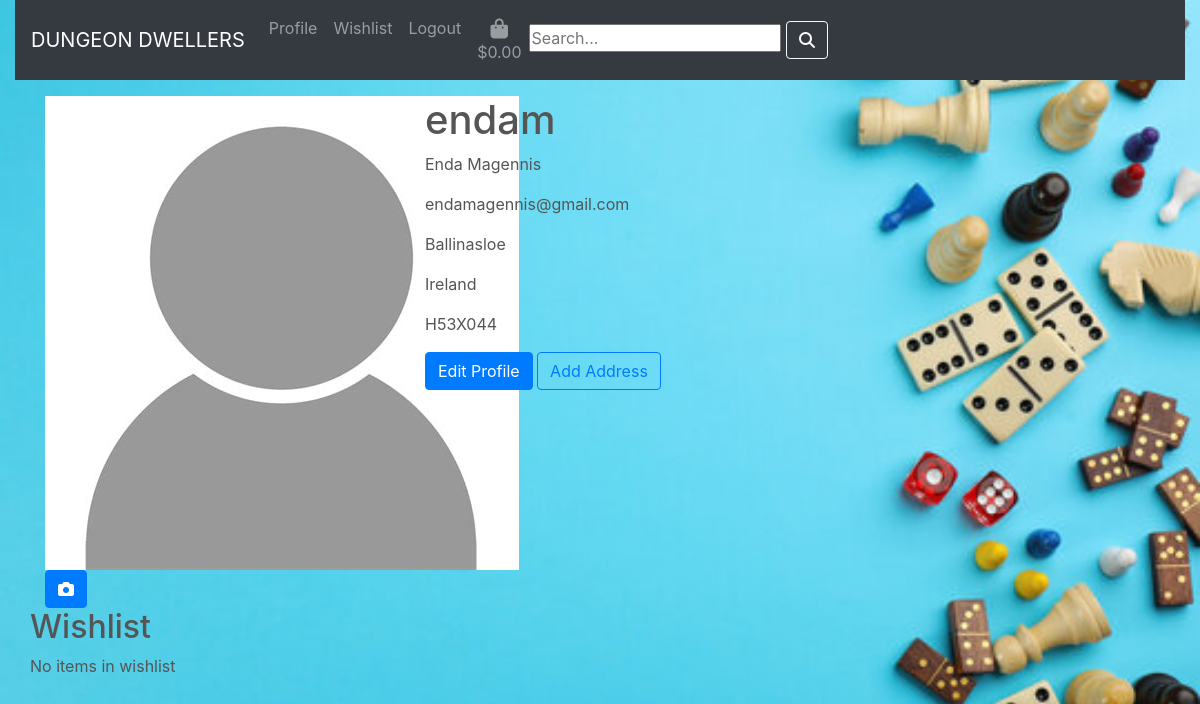
The app's page /profiles/endam/ (signed in) with its own data.
### profiles/models.py (models this page shows, shortened)
class Profile(models.Model):
    user = models.OneToOneField(
        User,
        on_delete=models.CASCADE,
        related_name='profile',
        verbose_name='User',
    )
    first_name = models.CharField(
        max_length=50,
        blank=True,
        verbose_name='First Name',
    )
    last_name = models.CharField(
        max_length=50,
        blank=True,
        null=True,
        verbose_name='Last Name',
    )
    avatar = CloudinaryField(
        'avatar',
        folder='avatars',
        blank=True,
        null=True,
    )
    created_at = models.DateTimeField(
        auto_now_add=True,
        verbose_name='Created At',
    )
    updated_at = models.DateTimeField(
        auto_now=True,
        verbose_name='Updated At',
    )

class Address(models.Model):
    profile = models.ForeignKey(
        Profile,
        on_delete=models.CASCADE,
        related_name='addresses',
        verbose_name='Profile',
    )
    address_line_1 = models.CharField(
        max_length=80,
        null=True,
        blank=True,
        verbose_name='Address 1',
    )
    address_line_2 = models.CharField(
        max_length=80,
        null=True,
        blank=True,
        verbose_name='Address 2',
    )
    county = models.CharField(
        max_length=80,
        null=True,
        blank=True,
        verbose_name='County',
    )
    city = models.CharField(
        max_length=80,
        null=True,
        blank=True,
        verbose_name='City',
    )
    country = CountryField(
        blank_label='(select country)',
        null=True,
        blank=True,
        verbose_name='Country',
    )
    post_code = models.CharField(
        max_length=10,
        verbose_name='Post Code',
    )
    is_default = models.BooleanField(
        default=False,
        verbose_name='Default Address',
    )
    created_at = models.DateTimeField(
        auto_now_add=True,
        verbose_name='Created At',
    )
    updated_at = models.DateTimeField(
        auto_now=True,
        verbose_name='Updated At',
    )

### profiles/views.py (the view)
# urls.py: path('<str:user>/', ProfileView.as_view(), name='profile'),
class ProfileView(View):
    def get(self, request, *args, **kwargs):
        if request.user.is_authenticated:
            profile = get_object_or_404(Profile, user=request.user)
            addresses = Address.objects.filter(profile=profile)
            default_address = addresses.filter(is_default=True)
            context = {
                'profile': profile,
                'addresses': addresses,
                'default_address': default_address,
            }
            return render(request, 'profiles/profile.html', context)
        else:
            return render(request, 'home/index.html')

### bag/contexts.py (called while the page is built, shortened)
def bag_contents(request):
    bag_items = []
    total = 0
    product_count = 0
    bag = request.session.get('bag', {})
    if total < settings.FREE_DELIVERY_THRESHOLD:
        delivery = total * Decimal(settings.STANDARD_DELIVERY_PERCENTAGE / 100)
        free_delivery_delta = settings.FREE_DELIVERY_THRESHOLD - total
    else:
        delivery = 0
        free_delivery_delta = 0
    grand_total = delivery + total
    context = {
        'bag_items': bag_items,
        'total': total,
        'product_count': product_count,
        'delivery': delivery,
        'free_delivery_delta': free_delivery_delta,
        'free_delivery_threshold': settings.FREE_DELIVERY_THRESHOLD,
        'grand_total': grand_total,
    }
    return context

### profiles/templates/profiles/profile.html (shortened to what this page needs)
{% extends 'base.html' %}
{% load static %}
{% block content %}
    <div class="container mt-5">
        <div class="row">
            <div class="col-md-4">
                {% if user.profile.avatar.url %}
                    <img src="{{ user.profile.avatar.url }}" alt="{{ user.username }} profile picture" class="avatar img-round">
                {% else %}
                    <img src="{% static 'images/default_pfp.jpg' %}" alt=" profile picture" class="avatar img-round">
                {% endif %}
                <a href="" class="btn btn-primary" id="ajax-edit-avatar-btn"><i class="fa fa-camera"></i></a>
            </div>
            <div class="col-md-8">
                <h1>{{ user.username }}</h1>
                <p>{{ profile.first_name }} {{ profile.last_name }}</p>
                <p>{{ user.email }}</p>
                {% if addresses %}
                    {% if default_address %}
                        {% for field in default_address %}
                            <p>{{ field.address_line_1 }}</p>
                            <p>{{ field.country.name }}</p>
                            <p>{{ field.post_code }}</p>
                        {% endfor %}
                    {% else %}
                        <p>No default address</p>
                    {% endif %}
                {% else %}
                    <p>No addresses</p>
                {% endif %}
                <a href="{% url 'update_profile' user=request.user %}" class="btn btn-primary">Edit Profile</a>
                <a href="{% url 'add_address' %}" class="btn btn-outline-primary">Add Address</a>
            </div>
            <div class="wishlist">
                <h2>Wishlist</h2>
                {% if wishlist %}
                    <p>{{ wishlist.count }} items in wishlist</p>
                {% else %}
                    <p>No items in wishlist</p>
                {% endif %}
            </div>
        </div>
    </div>
{% endblock %}

### static/css/base.css (style rules this page uses)
* { margin: 0; padding: 0; box-sizing: border-box; }
html { height: 100%; overflow-y: scroll; }
body { background: url('/static/images/homepage_background.jpg') no-repeat center center fixed; background-size: cover; height: calc(100vh - 164px); color: #555; }

### records on screen
Profile: first_name "Enda", last_name "Magennis"
Address: address_line_1 "Ballinasloe", country.name "Ireland", post_code "H53X044"

### other values on screen
{{ user.username }} "endam"
{{ user.email }} "endamagennis@gmail.com"
